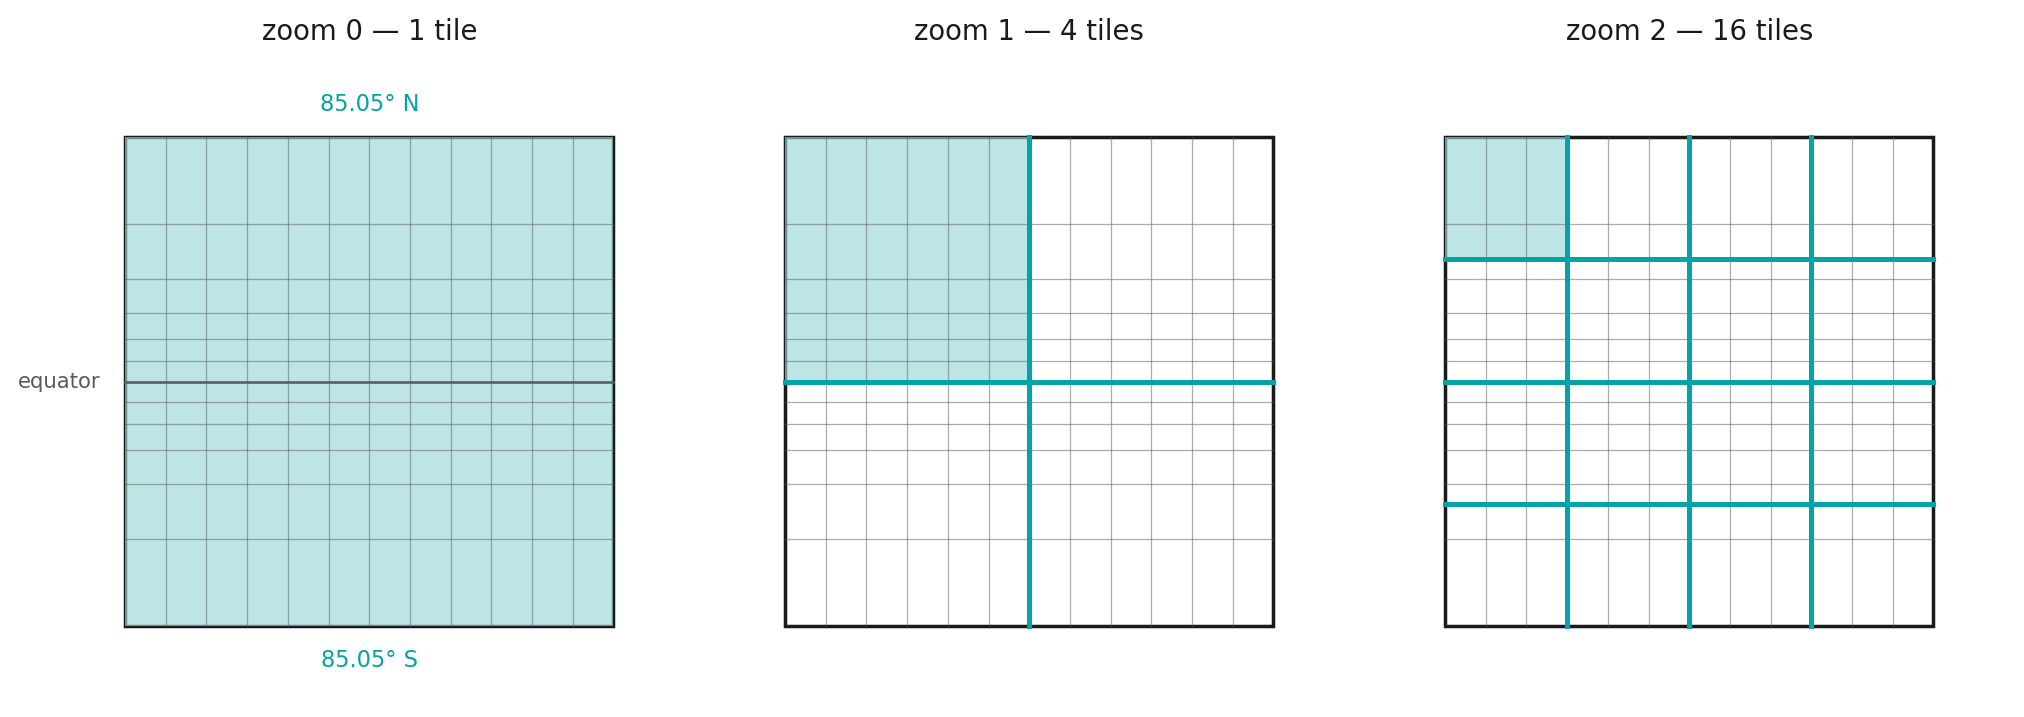

Python code for this plot:
"""Generates webmercator_tiles.png — why the Web Mercator world is a square.

Cutting the map off at ±85.05° of latitude makes its extent identical in x and
y, so the world divides into an exact quadtree of tiles: 1, then 4, then 16.

Run from this folder:  python webmercator_tiles.py
"""

import math

import matplotlib.pyplot as plt

TEAL = "#03A3A6"
TEAL_LIGHT = "#9BD7D8"
GREY = "#5A5A5A"
INK = "#1A1A1A"

CUTOFF = 85.0511287798066   # the latitude at which y equals half the equator
EXTENT = 20037508.342789244  # metres from the centre to the edge, x and y alike


def mercator_y(lat_degrees):
    """Web Mercator northing, scaled so that the world spans -1 to 1."""
    lat = math.radians(lat_degrees)
    return math.log(math.tan(math.pi / 4 + lat / 2)) / math.pi


def mercator_x(lon_degrees):
    return lon_degrees / 180


fig, axes = plt.subplots(1, 3, figsize=(11.4, 4.3))

for zoom, ax in enumerate(axes):
    tiles = 2 ** zoom
    ax.add_patch(plt.Rectangle((-1, -1), 2, 2, facecolor="white",
                               edgecolor=INK, linewidth=1.4, zorder=1))
    # one tile shaded, so that "a tile" is a thing you can point at
    ax.add_patch(plt.Rectangle((-1, 1 - 2 / tiles), 2 / tiles, 2 / tiles,
                               facecolor=TEAL_LIGHT, alpha=0.65, zorder=1.5,
                               edgecolor="none"))

    # graticule: meridians every 30 degrees, parallels every 15
    for lon in range(-150, 180, 30):
        ax.plot([mercator_x(lon)] * 2, [-1, 1], color=GREY,
                linewidth=0.5, alpha=0.5, zorder=2)
    for lat in range(-75, 90, 15):
        y = mercator_y(lat)
        ax.plot([-1, 1], [y, y], color=GREY, linewidth=0.5, alpha=0.5, zorder=2)
    ax.plot([-1, 1], [0, 0], color=GREY, linewidth=1.1, alpha=0.9, zorder=3)

    # the tile grid for this zoom level
    for i in range(1, tiles):
        edge = -1 + 2 * i / tiles
        ax.plot([edge] * 2, [-1, 1], color=TEAL, linewidth=2, zorder=4)
        ax.plot([-1, 1], [edge] * 2, color=TEAL, linewidth=2, zorder=4)

    ax.set_title(f"zoom {zoom} — {tiles ** 2} tile{'s' if tiles > 1 else ''}",
                 fontsize=11, color=INK, pad=10)
    ax.set_xlim(-1.3, 1.3)
    ax.set_ylim(-1.3, 1.3)
    ax.set_aspect("equal")
    ax.axis("off")

# the cutoff is what makes the extent square, so it is labelled once
axes[0].text(0, 1.09, f"{CUTOFF:.2f}° N", ha="center", va="bottom",
             fontsize=9, color=TEAL)
axes[0].text(0, -1.09, f"{CUTOFF:.2f}° S", ha="center", va="top",
             fontsize=9, color=TEAL)
axes[0].text(-1.1, 0, "equator", ha="right", va="center",
             fontsize=8.5, color=GREY)

fig.tight_layout(pad=1.0)
fig.savefig("webmercator_tiles.png", dpi=180, facecolor="white",
            bbox_inches="tight")
